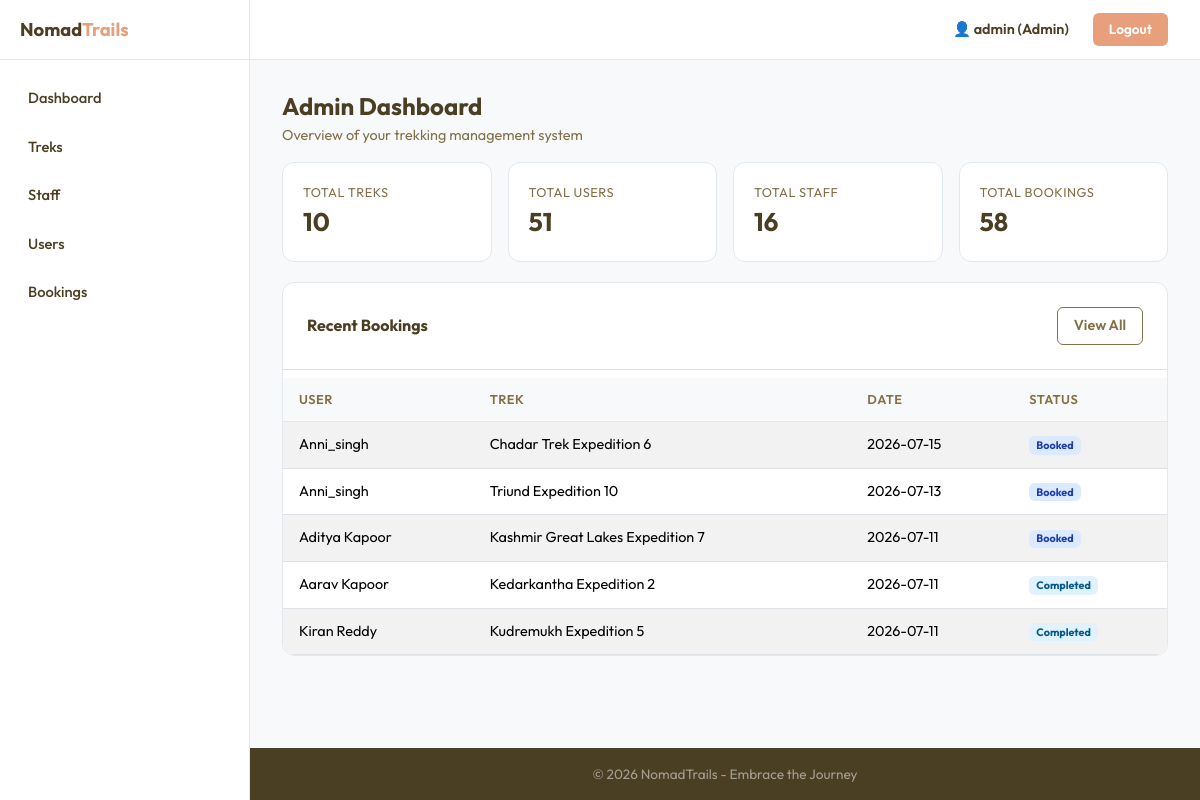
Page /admin/ (signed in) on the committed database.
### models.py (models this page shows, shortened)
class Booking(db.Model):
    __tablename__ = "bookings"
    id = db.Column(db.Integer, primary_key=True)
    user_id = db.Column(db.Integer, db.ForeignKey("users.id"), nullable=False)
    trek_id = db.Column(db.Integer, db.ForeignKey("treks.id"), nullable=False)
    booking_date = db.Column(db.DateTime, default=datetime.utcnow)
    status = db.Column(db.String(15), nullable=False, default="Booked")  # Booked, Cancelled, Completed
    notes = db.Column(db.Text, default="")

class User(UserMixin, db.Model):
    __tablename__ = "users"
    id = db.Column(db.Integer, primary_key=True)
    username = db.Column(db.String(80), unique=True, nullable=False)
    email = db.Column(db.String(120), unique=True, nullable=False)
    password = db.Column(db.String(256), nullable=False)
    full_name = db.Column(db.String(120), nullable=False)
    phone = db.Column(db.String(20), default="")
    role = db.Column(db.String(10), nullable=False, default="user")  # admin, staff, user
    status = db.Column(db.String(15), nullable=False, default="active")  # active, blacklisted
    bio = db.Column(db.Text, default="")
    created_at = db.Column(db.DateTime, default=datetime.utcnow)
    bookings = db.relationship("Booking", backref="user", lazy=True)
    assigned_treks = db.relationship("Trek", backref="staff", lazy=True, foreign_keys="Trek.assigned_staff_id")

class Trek(db.Model):
    __tablename__ = "treks"
    id = db.Column(db.Integer, primary_key=True)
    name = db.Column(db.String(150), nullable=False)
    location = db.Column(db.String(150), nullable=False)
    difficulty = db.Column(db.String(10), nullable=False)  # Easy, Moderate, Hard
    duration_days = db.Column(db.Integer, nullable=False)
    total_slots = db.Column(db.Integer, nullable=False)
    available_slots = db.Column(db.Integer, nullable=False)
    assigned_staff_id = db.Column(db.Integer, db.ForeignKey("users.id"), nullable=True)
    status = db.Column(db.String(15), nullable=False, default="Pending")  # Pending, Approved, Open, Closed, Completed
    start_date = db.Column(db.String(20), nullable=True)
    end_date = db.Column(db.String(20), nullable=True)
    description = db.Column(db.Text, default="")
    price = db.Column(db.Float, default=0)
    altitude = db.Column(db.String(50), default="")
    created_at = db.Column(db.DateTime, default=datetime.utcnow)
    bookings = db.relationship("Booking", backref="trek", lazy=True)

### routes/admin.py (the view)
@admin_controller.route("/")
def admin_dashboard():
    if "user_id" not in session:
        flash("Please log in first.", "warning")
        return redirect(get_url("auth.index"))
    if session.get("role") != "admin":
        flash("Access denied.", "danger")
        return redirect(get_url("auth.index"))
    stats = {
        "treks": db.session.query(Trek).count(),
        "users": db.session.query(User).filter_by(role="user").count(),
        "staff": db.session.query(User).filter_by(role="staff").count(),
        "bookings": db.session.query(Booking).count(),
        "open": db.session.query(Trek).filter_by(status="Open").count(),
        "completed": db.session.query(Trek).filter_by(status="Completed").count(),
    }
    recent_bookings = (
        db.session.query(Booking, User, Trek)
        .join(User, Booking.user_id == User.id)
        .join(Trek, Booking.trek_id == Trek.id)
        .order_by(Booking.booking_date.desc()).limit(5).all()
    )
    recent_treks = db.session.query(Trek).order_by(Trek.created_at.desc()).limit(5).all()
    import json
    popular_treks = []
    for t in db.session.query(Trek).all():
        b_count = db.session.query(Booking).filter_by(trek_id=t.id).count()
        popular_treks.append({"name": t.name, "count": b_count})
    popular_treks.sort(key=lambda x: x["count"], reverse=True)
    top_5 = popular_treks[:5]
    trek_chart_labels = [x["name"] for x in top_5]
    trek_chart_data = [x["count"] for x in top_5]
    booking_status_data = [
        db.session.query(Booking).filter_by(status="Booked").count(),
        db.session.query(Booking).filter_by(status="Completed").count(),
        db.session.query(Booking).filter_by(status="Cancelled").count()
    ]
    return render("admin/dashboard.html", stats=stats,
                           recent_bookings=recent_bookings, recent_treks=recent_treks,
                           trek_chart_labels=json.dumps(trek_chart_labels),
                           trek_chart_data=json.dumps(trek_chart_data),
                           booking_status_data=json.dumps(booking_status_data))

### app.py (called while the page is built)
@app.before_request
def before_request():
    g.user = None
    if "user_id" in session:
        g.user = db.session.query(User).get(session["user_id"])

### templates/admin/dashboard.html (shortened to what this page needs)
{% extends "base.html" %}
{% block content %}
<div class="section-title-box">
  <h2>Admin Dashboard</h2>
  <p>Overview of your trekking management system</p>
</div>
<div class="row g-3 mb-3 pb-1">
  <div class="col-md-3 col-6">
    <div class="metric-box">
      <div class="d-flex align-items-center"><span class="stat-label">Total Treks</span></div>
      <div class="stat-value">{{ stats.treks }}</div>
    </div>
  </div>
  <div class="col-md-3 col-6">
    <div class="metric-box">
      <div class="d-flex align-items-center"><span class="stat-label">Total Users</span></div>
      <div class="stat-value">{{ stats.users }}</div>
    </div>
  </div>
  <div class="col-md-3 col-6">
    <div class="metric-box">
      <div class="d-flex align-items-center"><span class="stat-label">Total Staff</span></div>
      <div class="stat-value">{{ stats.staff }}</div>
    </div>
  </div>
  <div class="col-md-3 col-6">
    <div class="metric-box">
      <div class="d-flex align-items-center"><span class="stat-label">Total Bookings</span></div>
      <div class="stat-value">{{ stats.bookings }}</div>
    </div>
  </div>
</div>
<div class="row g-4">
  <div class="col-12">
    <div class="data-panel">
      <div class="p-4 border-bottom d-flex justify-content-between align-items-center">
        <h6 class="mb-0 fw-bold">Recent Bookings</h6>
        <a href="{{ url_for('admin.admin_bookings') }}" class="btn btn-sm btn-outline-custom">View All</a>
      </div>
      <div class="table-responsive">
        <table class="table table-striped table-hover mt-2">
          <thead><tr><th>User</th><th>Trek</th><th>Date</th><th>Status</th></tr></thead>
          <tbody>
          {% for booking, user, trek in recent_bookings %}
          <tr>
            <td>{{ user.full_name }}</td>
            <td>{{ trek.name }}</td>
            <td>{{ booking.booking_date.strftime('%Y-%m-%d') if booking.booking_date else '-' }}</td>
            <td><span class="badge badge-{{ booking.status|lower }}">{{ booking.status }}</span></td>
          </tr>
          {% else %}
          <tr><td colspan="4" class="text-center text-muted py-4">No bookings yet</td></tr>
          {% endfor %}
          </tbody>
        </table>
      </div>
    </div>
  </div>
</div>
{% endblock %}

### rows in the picture
Booking: full_name "Anni_singh", name "Chadar Trek Expedition 6", booking_date "2026-07-15", status "Booked"
Booking: full_name "Anni_singh", name "Triund Expedition 10", booking_date "2026-07-13", status "Booked"
Booking: full_name "Aditya Kapoor", name "Kashmir Great Lakes Expedition 7", booking_date "2026-07-11", status "Booked"
Booking: full_name "Aarav Kapoor", name "Kedarkantha Expedition 2", booking_date "2026-07-11", status "Completed"
Booking: full_name "Kiran Reddy", name "Kudremukh Expedition 5", booking_date "2026-07-11", status "Completed"

### other values in the picture
{{ session.get('username','') }} "admin"
{{ session.get('role')|capitalize }} "Admin"
{{ stats.treks }} "10"
{{ stats.users }} "51"
{{ stats.staff }} "16"
{{ stats.bookings }} "58"
